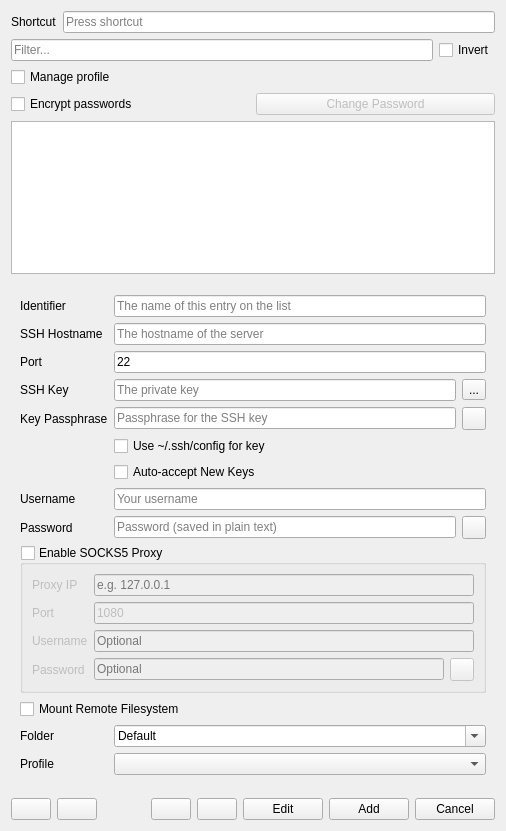
<?xml version="1.0" encoding="UTF-8"?>
<ui version="4.0">
 <class>SSHTreeWidget</class>
 <widget class="QWidget" name="SSHTreeWidget">
  <property name="geometry">
   <rect>
    <x>0</x>
    <y>0</y>
    <width>506</width>
    <height>831</height>
   </rect>
  </property>
  <layout class="QVBoxLayout" name="verticalLayout">
   <item>
    <layout class="QHBoxLayout" name="horizontalLayout_4">
     <item>
      <widget class="QLabel" name="label_6">
       <property name="text">
        <string>Shortcut</string>
       </property>
      </widget>
     </item>
     <item>
      <widget class="QKeySequenceEdit" name="keySequenceEdit"/>
     </item>
    </layout>
   </item>
   <item>
    <layout class="QHBoxLayout" name="horizontalLayout_2">
     <item>
      <widget class="QLineEdit" name="filterText">
       <property name="placeholderText">
        <string>Filter...</string>
       </property>
       <property name="clearButtonEnabled">
        <bool>true</bool>
       </property>
      </widget>
     </item>
     <item>
      <widget class="QCheckBox" name="btnInvertFilter">
       <property name="toolTip">
        <string>Show entries that don't match the filter</string>
       </property>
       <property name="text">
        <string>Invert</string>
       </property>
      </widget>
     </item>
    </layout>
   </item>
   <item>
    <layout class="QHBoxLayout" name="horizontalLayout_1">
     <item>
      <widget class="QCheckBox" name="btnManageProfile">
       <property name="toolTip">
        <string>Change profile on connect/disconnect</string>
       </property>
       <property name="text">
        <string>Manage profile</string>
       </property>
      </widget>
     </item>
    </layout>
   </item>
   <item>
    <layout class="QHBoxLayout" name="encryptionLayout">
     <item>
      <widget class="QCheckBox" name="btnEncrypt">
       <property name="toolTip">
        <string>Encrypt stored passwords using a master password</string>
       </property>
       <property name="text">
        <string>Encrypt passwords</string>
       </property>
      </widget>
     </item>
     <item>
      <widget class="QPushButton" name="btnChangeMasterPassword">
       <property name="toolTip">
        <string>Change the master password used to encrypt stored passwords</string>
       </property>
       <property name="text">
        <string>Change Password</string>
       </property>
       <property name="enabled">
        <bool>false</bool>
       </property>
      </widget>
     </item>
    </layout>
   </item>
   <item>
    <widget class="SshTreeView" name="treeView">
     <attribute name="headerVisible">
      <bool>true</bool>
     </attribute>
    </widget>
   </item>
   <item>
    <widget class="KMessageWidget" name="errorPanel"/>
   </item>
   <item>
    <widget class="QWidget" name="sshInfoPane" native="true">
     <layout class="QFormLayout" name="formLayout">
      <item row="0" column="0">
       <widget class="QLabel" name="label_2">
        <property name="text">
         <string>Identifier</string>
        </property>
       </widget>
      </item>
      <item row="0" column="1">
       <widget class="QLineEdit" name="name">
        <property name="toolTip">
         <string>A name for this ssh entry</string>
        </property>
        <property name="placeholderText">
         <string>The name of this entry on the list</string>
        </property>
       </widget>
      </item>
      <item row="1" column="0">
       <widget class="QLabel" name="label">
        <property name="text">
         <string>SSH Hostname</string>
        </property>
       </widget>
      </item>
      <item row="1" column="1">
       <widget class="QLineEdit" name="hostname">
        <property name="toolTip">
         <string>The hostname of the server</string>
        </property>
        <property name="placeholderText">
         <string>The hostname of the server</string>
        </property>
       </widget>
      </item>
      <item row="2" column="0">
       <widget class="QLabel" name="label_3">
        <property name="text">
         <string>Port</string>
        </property>
       </widget>
      </item>
      <item row="2" column="1">
       <widget class="QLineEdit" name="port">
        <property name="toolTip">
         <string>The port of the server, 22 is the default for ssh connections</string>
        </property>
        <property name="text">
         <string>22</string>
        </property>
       </widget>
      </item>
      <item row="3" column="0">
       <widget class="QLabel" name="label_4">
        <property name="text">
         <string>SSH Key</string>
        </property>
       </widget>
      </item>
      <item row="3" column="1">
       <layout class="QHBoxLayout" name="horizontalLayout_3">
        <item>
         <widget class="QLineEdit" name="sshkey">
          <property name="toolTip">
           <string>The private key to be used for this connection</string>
          </property>
          <property name="text">
           <string/>
          </property>
          <property name="placeholderText">
           <string>The private key</string>
          </property>
         </widget>
        </item>
        <item>
         <widget class="QToolButton" name="btnFindSshKey">
          <property name="text">
           <string>...</string>
          </property>
          <property name="icon">
           <iconset theme="folder-open"/>
          </property>
         </widget>
        </item>
       </layout>
      </item>
      <item row="4" column="0">
       <widget class="QLabel" name="label_sshKeyPassphrase">
        <property name="text">
         <string>Key Passphrase</string>
        </property>
       </widget>
      </item>
      <item row="4" column="1">
       <layout class="QHBoxLayout" name="sshKeyPassphraseLayout">
        <item>
         <widget class="QLineEdit" name="sshKeyPassphrase">
          <property name="echoMode">
           <enum>QLineEdit::Password</enum>
          </property>
          <property name="placeholderText">
           <string>Passphrase for the SSH key</string>
          </property>
          <property name="toolTip">
           <string>The passphrase to unlock the SSH private key</string>
          </property>
         </widget>
        </item>
        <item>
         <widget class="QToolButton" name="btnShowSshKeyPassphrase">
          <property name="text">
           <string/>
          </property>
          <property name="icon">
           <iconset theme="view-visible"/>
          </property>
          <property name="checkable">
           <bool>true</bool>
          </property>
          <property name="toolTip">
           <string>Show/Hide Passphrase</string>
          </property>
         </widget>
        </item>
       </layout>
      </item>
      <item row="5" column="1">
       <widget class="QCheckBox" name="useSshConfig">
        <property name="toolTip">
         <string>If this is set, we don't rely on the SSH key set above, but on the configuration on ~/.ssh/config</string>
        </property>
        <property name="text">
         <string>Use ~/.ssh/config for key</string>
        </property>
       </widget>
      </item>
      <item row="6" column="1">
       <widget class="QCheckBox" name="autoAcceptKeys">
        <property name="toolTip">
         <string>Automatically accept new host keys (StrictHostKeyChecking=accept-new)</string>
        </property>
        <property name="text">
         <string>Auto-accept New Keys</string>
        </property>
       </widget>
      </item>
      <item row="7" column="0">
       <widget class="QLabel" name="label_7">
        <property name="text">
         <string>Username</string>
        </property>
       </widget>
      </item>
      <item row="7" column="1">
       <widget class="QLineEdit" name="username">
        <property name="toolTip">
         <string>The username for the connection</string>
        </property>
        <property name="placeholderText">
         <string>Your username</string>
        </property>
       </widget>
      </item>
      <item row="8" column="0">
       <widget class="QLabel" name="label_password">
        <property name="text">
         <string>Password</string>
        </property>
       </widget>
      </item>
      <item row="8" column="1">
       <layout class="QHBoxLayout" name="passwordLayout">
        <item>
         <widget class="QLineEdit" name="password">
          <property name="echoMode">
           <enum>QLineEdit::Password</enum>
          </property>
          <property name="placeholderText">
           <string>Password (saved in plain text)</string>
          </property>
         </widget>
        </item>
        <item>
         <widget class="QToolButton" name="btnShowPassword">
          <property name="text">
           <string/>
          </property>
          <property name="icon">
           <iconset theme="view-visible"/>
          </property>
          <property name="checkable">
           <bool>true</bool>
          </property>
          <property name="toolTip">
            <string>Show/Hide Password</string>
          </property>
         </widget>
        </item>
       </layout>
      </item>
      <item row="9" column="0" colspan="2">
       <widget class="QGroupBox" name="proxyGroup">
        <property name="title">
         <string>Enable SOCKS5 Proxy</string>
        </property>
        <property name="checkable">
         <bool>true</bool>
        </property>
        <property name="checked">
         <bool>false</bool>
        </property>
        <layout class="QFormLayout" name="proxyLayout">
         <item row="0" column="0">
          <widget class="QLabel" name="label_proxyIp">
           <property name="text">
            <string>Proxy IP</string>
           </property>
          </widget>
         </item>
         <item row="0" column="1">
          <widget class="QLineEdit" name="proxyIp">
           <property name="placeholderText">
            <string>e.g. 127.0.0.1</string>
           </property>
          </widget>
         </item>
         <item row="1" column="0">
          <widget class="QLabel" name="label_proxyPort">
           <property name="text">
            <string>Port</string>
           </property>
          </widget>
         </item>
         <item row="1" column="1">
          <widget class="QLineEdit" name="proxyPort">
           <property name="text">
            <string>1080</string>
           </property>
          </widget>
         </item>
         <item row="2" column="0">
          <widget class="QLabel" name="label_proxyUser">
           <property name="text">
            <string>Username</string>
           </property>
          </widget>
         </item>
         <item row="2" column="1">
          <widget class="QLineEdit" name="proxyUsername">
            <property name="placeholderText">
             <string>Optional</string>
            </property>
          </widget>
         </item>
         <item row="3" column="0">
          <widget class="QLabel" name="label_proxyPass">
           <property name="text">
            <string>Password</string>
           </property>
          </widget>
         </item>
         <item row="3" column="1">
           <layout class="QHBoxLayout" name="proxyPassLayout">
            <property name="leftMargin">
             <number>0</number>
            </property>
            <property name="topMargin">
             <number>0</number>
            </property>
            <property name="rightMargin">
             <number>0</number>
            </property>
            <property name="bottomMargin">
             <number>0</number>
            </property>
            <item>
             <widget class="QLineEdit" name="proxyPassword">
              <property name="echoMode">
               <enum>QLineEdit::Password</enum>
              </property>
               <property name="placeholderText">
                 <string>Optional</string>
               </property>
             </widget>
            </item>
            <item>
             <widget class="QToolButton" name="btnShowProxyPassword">
              <property name="icon">
               <iconset theme="view-visible"/>
              </property>
              <property name="checkable">
               <bool>true</bool>
              </property>
             </widget>
            </item>
           </layout>
         </item>
        </layout>
       </widget>
      </item>
      <item row="10" column="0" colspan="2">
        <widget class="QCheckBox" name="enableSshfs">
         <property name="toolTip">
          <string>Automatically mount the remote filesystem using Rclone when connecting</string>
         </property>
         <property name="text">
          <string>Mount Remote Filesystem</string>
         </property>
        </widget>
      </item>
      <item row="11" column="0">
       <widget class="QLabel" name="folderLabel">
        <property name="text">
         <string>Folder</string>
        </property>
       </widget>
      </item>
      <item row="11" column="1">
       <widget class="QComboBox" name="folder">
        <property name="sizePolicy">
         <sizepolicy hsizetype="MinimumExpanding" vsizetype="Fixed">
          <horstretch>0</horstretch>
          <verstretch>0</verstretch>
         </sizepolicy>
        </property>
        <property name="toolTip">
         <string>For organizational purposes, this entry will be inside of this folder.</string>
        </property>
        <property name="editable">
         <bool>true</bool>
        </property>
        <property name="currentText">
         <string>Default</string>
        </property>
       </widget>
      </item>
      <item row="12" column="0">
       <widget class="QLabel" name="label_5">
        <property name="text">
         <string>Profile</string>
        </property>
       </widget>
      </item>
      <item row="12" column="1">
       <widget class="QComboBox" name="profile">
        <property name="sizePolicy">
         <sizepolicy hsizetype="MinimumExpanding" vsizetype="Fixed">
          <horstretch>0</horstretch>
          <verstretch>0</verstretch>
         </sizepolicy>
        </property>
        <property name="toolTip">
         <string>The profile to be active when the ssh session starts</string>
        </property>
       </widget>
      </item>
      <item row="13" column="1">
       <spacer name="verticalSpacer">
        <property name="orientation">
         <enum>Qt::Orientation::Vertical</enum>
        </property>
        <property name="sizeHint" stdset="0">
         <size>
          <width>20</width>
          <height>40</height>
         </size>
        </property>
       </spacer>
      </item>
     </layout>
    </widget>
   </item>
   <item>
    <layout class="QHBoxLayout" name="horizontalLayout">
     <item>
      <widget class="QPushButton" name="btnImport">
       <property name="toolTip">
        <string>Import SSH profiles from a JSON file</string>
       </property>
       <property name="text">
        <string/>
       </property>
       <property name="icon">
        <iconset theme="document-import"/>
       </property>
      </widget>
     </item>
     <item>
      <widget class="QPushButton" name="btnExport">
       <property name="toolTip">
        <string>Export SSH profiles to a JSON file</string>
       </property>
       <property name="text">
        <string/>
       </property>
       <property name="icon">
        <iconset theme="document-export"/>
       </property>
      </widget>
     </item>
     <item>
      <spacer name="horizontalSpacer">
       <property name="orientation">
        <enum>Qt::Orientation::Horizontal</enum>
       </property>
       <property name="sizeHint" stdset="0">
        <size>
         <width>40</width>
         <height>20</height>
        </size>
       </property>
      </spacer>
     </item>
     <item>
      <widget class="QPushButton" name="newSSHConfig">
       <property name="toolTip">
        <string>Add a new SSH Entry</string>
       </property>
       <property name="text">
        <string/>
       </property>
       <property name="icon">
        <iconset theme="list-add"/>
       </property>
      </widget>
     </item>
     <item>
      <widget class="QPushButton" name="btnDelete">
       <property name="toolTip">
        <string>Delete selected SSH entry</string>
       </property>
       <property name="text">
        <string/>
       </property>
       <property name="icon">
        <iconset theme="edit-delete"/>
       </property>
      </widget>
     </item>
     <item>
      <widget class="QPushButton" name="btnEdit">
       <property name="toolTip">
        <string>Edit selected entry</string>
       </property>
       <property name="text">
        <string>Edit</string>
       </property>
      </widget>
     </item>
     <item>
      <widget class="QPushButton" name="btnAdd">
       <property name="toolTip">
        <string>Add new SSH Configuration</string>
       </property>
       <property name="text">
        <string>Add</string>
       </property>
      </widget>
     </item>
     <item>
      <widget class="QPushButton" name="btnCancel">
       <property name="toolTip">
        <string>Cancel Add or Edit</string>
       </property>
       <property name="text">
        <string>Cancel</string>
       </property>
      </widget>
     </item>
    </layout>
   </item>
  </layout>
 </widget>
 <customwidgets>
  <customwidget>
   <class>KMessageWidget</class>
   <extends>QFrame</extends>
   <header>kmessagewidget.h</header>
   <container>1</container>
  </customwidget>
  <customwidget>
   <class>SshTreeView</class>
   <extends>QTreeView</extends>
   <header>sshtreeview.h</header>
  </customwidget>
 </customwidgets>
 <tabstops>
  <tabstop>treeView</tabstop>
  <tabstop>newSSHConfig</tabstop>
  <tabstop>name</tabstop>
  <tabstop>hostname</tabstop>
  <tabstop>port</tabstop>
  <tabstop>sshkey</tabstop>
  <tabstop>username</tabstop>
  <tabstop>btnAdd</tabstop>
  <tabstop>btnCancel</tabstop>
  <tabstop>btnEdit</tabstop>
  <tabstop>btnDelete</tabstop>
 </tabstops>
 <resources/>
 <connections/>
</ui>
